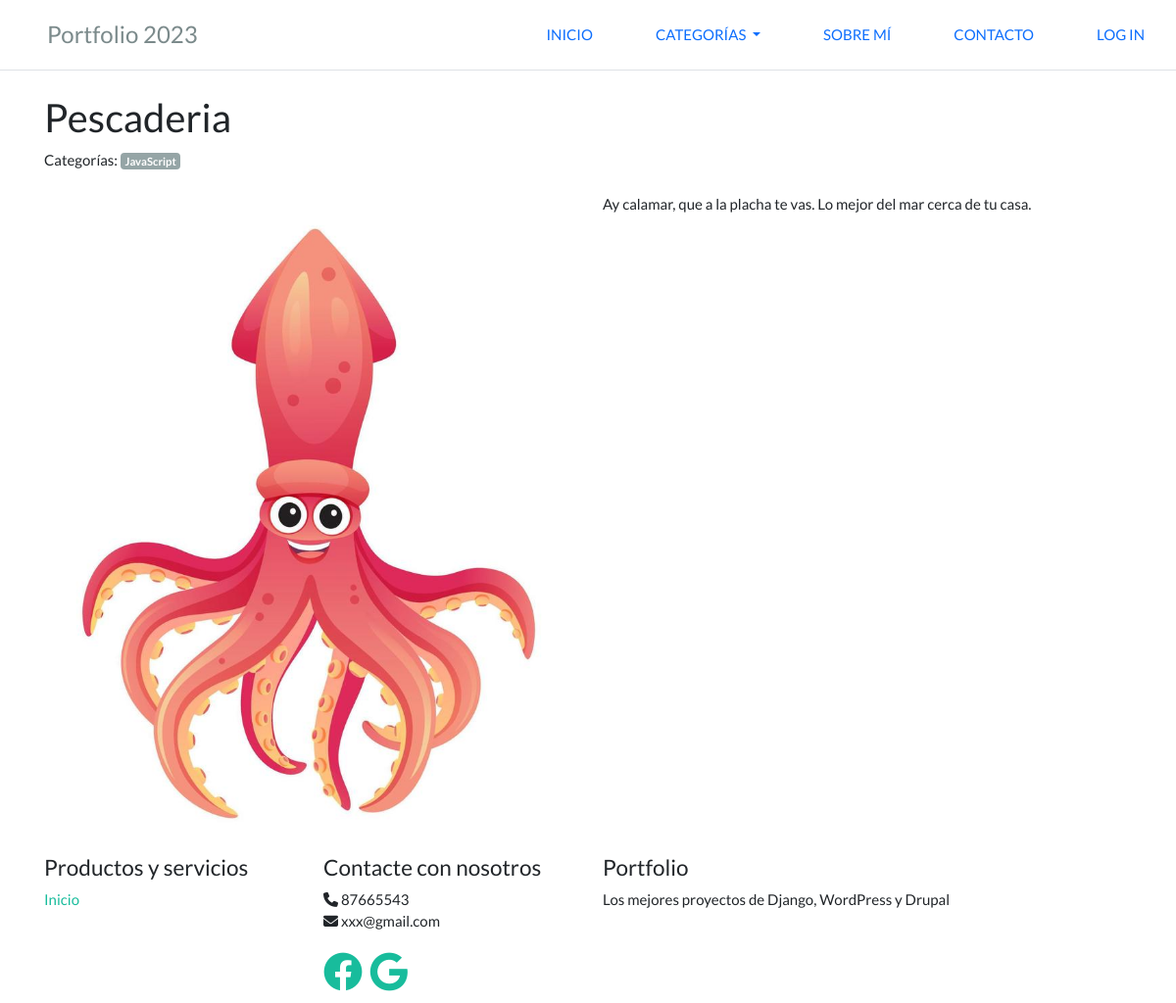
The page /proyecto.php?id=3 on the database its author committed.
### tables this page shows
CREATE TABLE `proyecto` (
  `id` int(11) NOT NULL,
  `clave` varchar(30) NOT NULL,
  `titulo` varchar(40) NOT NULL,
  `fecha` varchar(10) NOT NULL,
  `descripcion` varchar(400) NOT NULL,
  `imagen` varchar(60) DEFAULT NULL
);

CREATE TABLE `categoria` (
  `id` int(11) NOT NULL,
  `Nombre` varchar(20) NOT NULL
);

### mysql/proyecto_sql.php (called while the page is built, shortened)
<?php
function get_proyecto_detail($conn, $proyecto_id){
    $proyecto_select_all = "SELECT * FROM proyecto WHERE id = :proy_id";
    $consulta = $conn->prepare($proyecto_select_all);
    $consulta->setFetchMode(PDO::FETCH_ASSOC);
    $consulta->bindParam(":proy_id", $proyecto_id);
    $isOk = $consulta->execute();
    return $consulta->fetch();
}
?>

### mysql/categoria_sql.php (called while the page is built)
<?php
function get_categorias_por_proyecto($conn, $proyecto_id){
    $categorias_por_proyecto = "SELECT c.nombre, c.id
                                FROM categoria_proyecto cp,
                                    categoria c
                                WHERE c.id = cp.categoria_id
                                    AND cp.proyecto_id = :proy_id";
    $consulta = $conn->prepare($categorias_por_proyecto);
    $consulta->setFetchMode(PDO::FETCH_ASSOC);
    $consulta->bindParam(":proy_id", $proyecto_id);
    $isOk = $consulta->execute();
    return $consulta->fetchAll();
}
function get_categorias_all($conn){
    $todas_las_categorias = "SELECT nombre, id
    FROM categoria" ;
$consulta = $conn->prepare($todas_las_categorias);
$consulta->setFetchMode(PDO::FETCH_ASSOC);
$isOk = $consulta->execute();
return $consulta->fetchAll();
}
?>

### proyecto.php (the view, shortened to what this page needs)
<?php
$proyecto_id = $_GET['id'];
include("templates/header.php");
include_once("mysql/proyecto_sql.php");
include_once("mysql/categoria_sql.php")
;
$conn=open_connection();
$proyecto = get_proyecto_detail($conn, $proyecto_id);
?>
<div class="container">
    <h2><?php echo utf8_encode($proyecto['titulo']) ?></h2>
    <span>Categorías: </span>
    <?php foreach(get_categorias_por_proyecto($conn, $proyecto['id']) as $categoria): ?>
        <a href="index.php?categoria=<?php echo $categoria['id']?>" class="badge bg-secondary"><?php echo utf8_encode($categoria['nombre'])?></a>
    <?php endforeach; ?>
    <br> <br>
    <div class="row">
        <div class="col-sm">
        <img class="card-img-top" src="<?php echo (($proyecto['imagen']!=NULL) ? $proyecto['imagen']  : "/static/images/picture-not-available.jpg");?> "alt="<?php echo utf8_encode($proyecto['titulo'])?>" class="img-fluid rounded">
            <br>
        </div>
        <div class="col-sm">
            <?php echo utf8_encode($proyecto['descripcion']) ?>
        </div>
    </div>
</div>
<?php include("templates/footer.php"); ?>

### rows shown on the page
proyecto: titulo "Pescaderia", imagen (picture), descripcion "Ay calamar, que a la placha te vas. Lo mejor del mar cerca de tu casa."
categoria: Nombre "JavaScript"

### other values the page prints
anyoActual() "2023"
